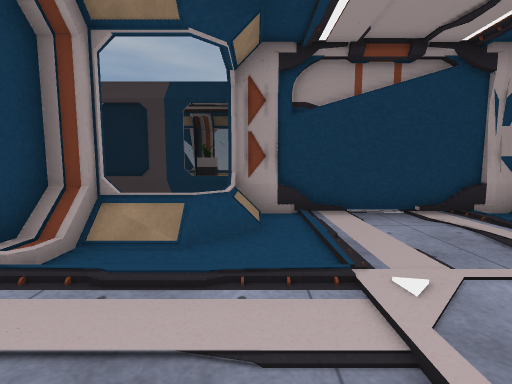
View 1 (above)

16 first-person views from a walk through a 3-D level made in the Unity game engine. The camera is 1.2 m above the floor, tilts 6° down and sees 85° across. The floor is counted in squares, 1 m on a side. Each view is taken from the middle of a square. On the plan, view 1 faces up. The plan holds only what a view shows up to about 13 squares ahead; the rest is blank. The place goes on beyond the plan. Some surface patterns are stand-ins.

View 2
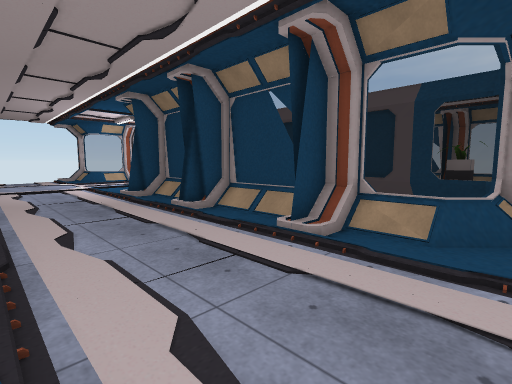

View 3
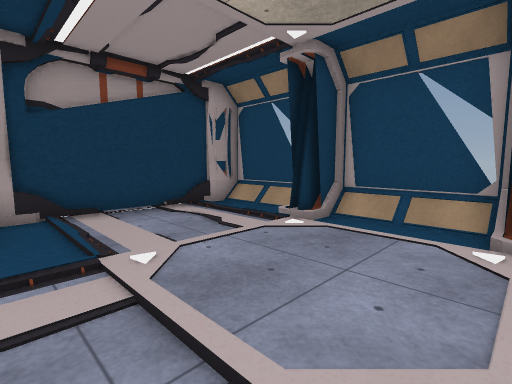

View 4
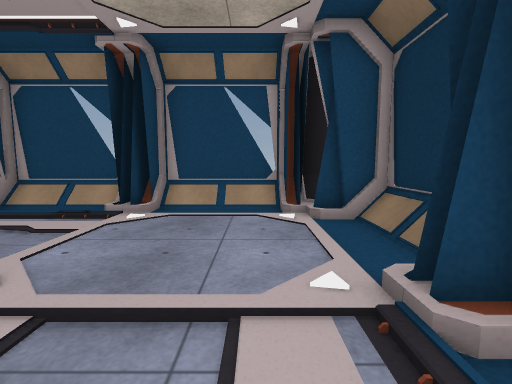

View 5
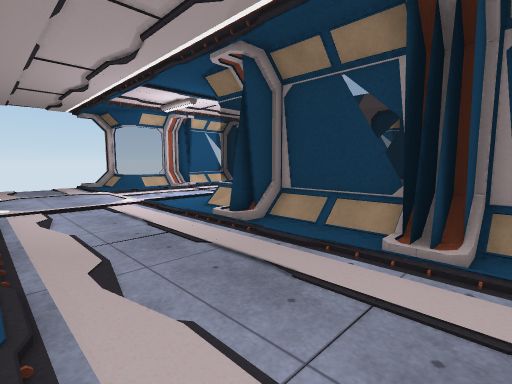

View 6
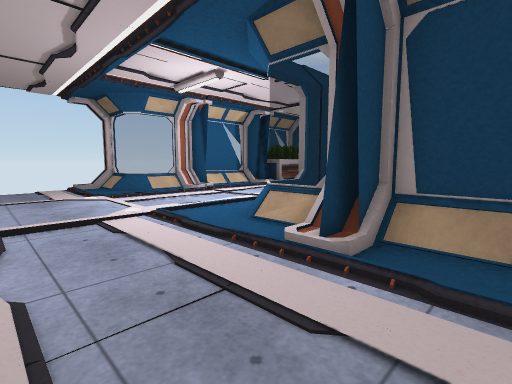

View 7
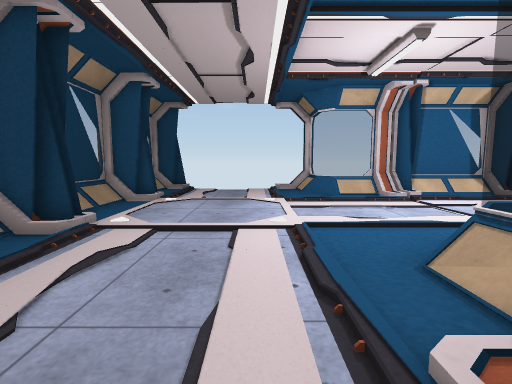

View 8
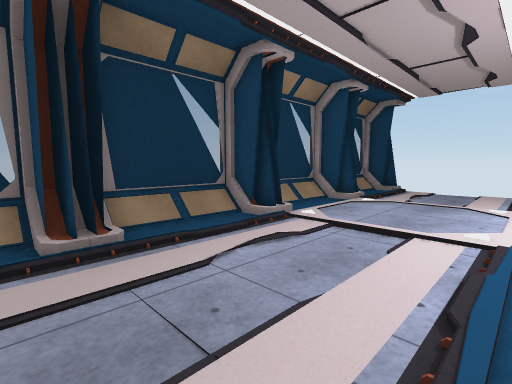

View 9
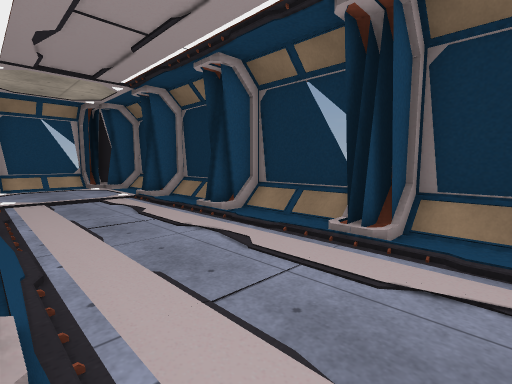

View 10
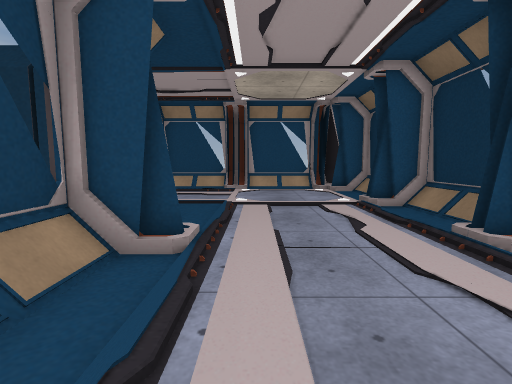

View 11
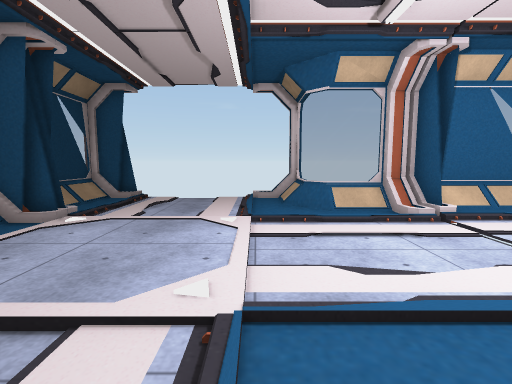

View 12
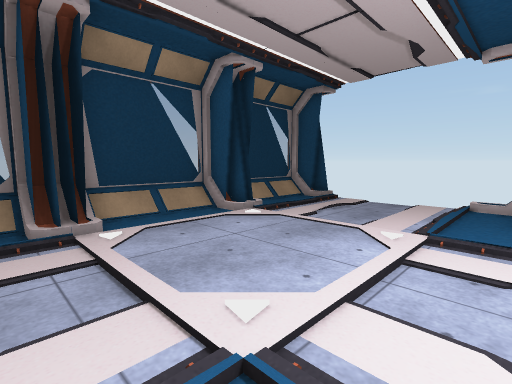

View 13
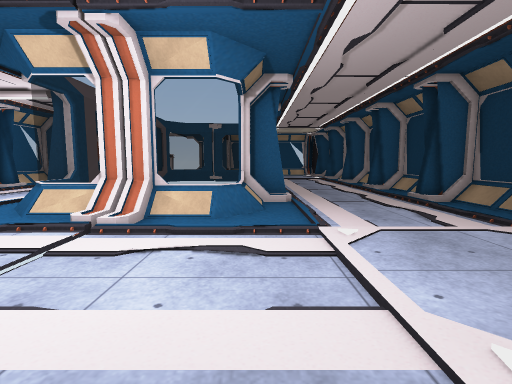

View 14
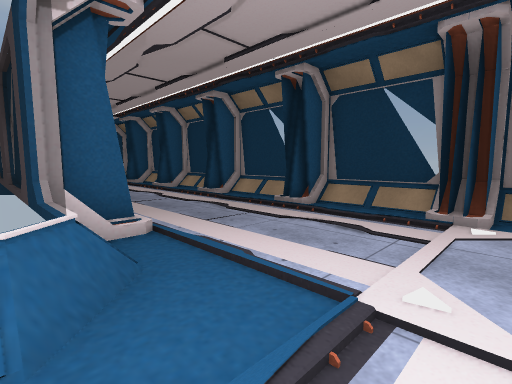

View 15
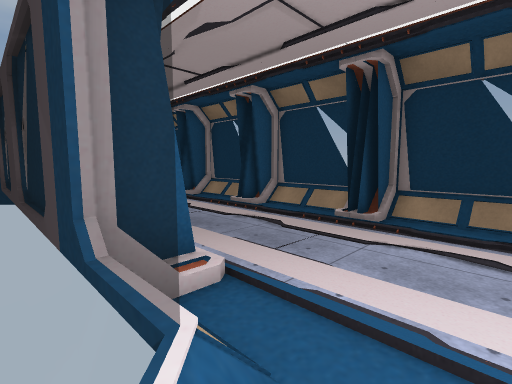

View 16
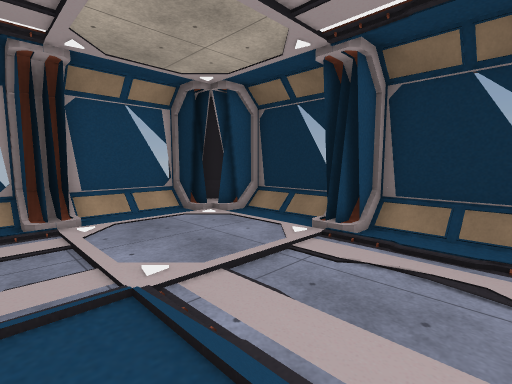

### Floor plan
Key: @ floor where view 1 was taken; # wall or solid block; x gap in a wall; . main floor; : floor 0.25 m higher than the main floor; / step, stairs or slope; = window, fence, low wall or low ledge; O other object.
Columns run from 23 left of view 1 to 7 right of it. Each row starts with its distance up from view 1.
  9           ==#       #==
  8       ...:=           =
  7   ### ..:x#           #OOOOOO##
  6   =//... /=           =//...//=
  5 ##=/...../=###########=/...../=
  4 x/=.......//#=/=#=/=#/=...... =
  3  ...........:...:...:.......:##
  2  ............................/=
  1  ............................/=
  0  ......................@..... =
 -1  ...........................###
 -2 #...# ..# ..# . # . # ..# ..##
 -3 ##=###=###=###=###=###=###=##

Where each view was taken, in squares from view 1:
view 1: 0 up, 0 right, facing up
view 2: 1 down, 0 right, facing up-left
view 3: 1 down, 0 right, facing up-right
view 4: 0 up, 1 left, facing right
view 5: 1 down, 6 left, facing up-left
view 6: 0 up, 9 left, facing up-left
view 7: 2 up, 10 left, facing left
view 8: 3 up, 10 left, facing down-left
view 9: 3 up, 9 left, facing down-right
view 10: 2 up, 7 left, facing right
view 11: 3 up, 13 left, facing left
view 12: 4 up, 14 left, facing down-left
view 13: 4 up, 20 left, facing right
view 14: 5 up, 16 left, facing down-right
view 15: 5 up, 14 left, facing down-right
view 16: 4 up, 2 left, facing down-right
